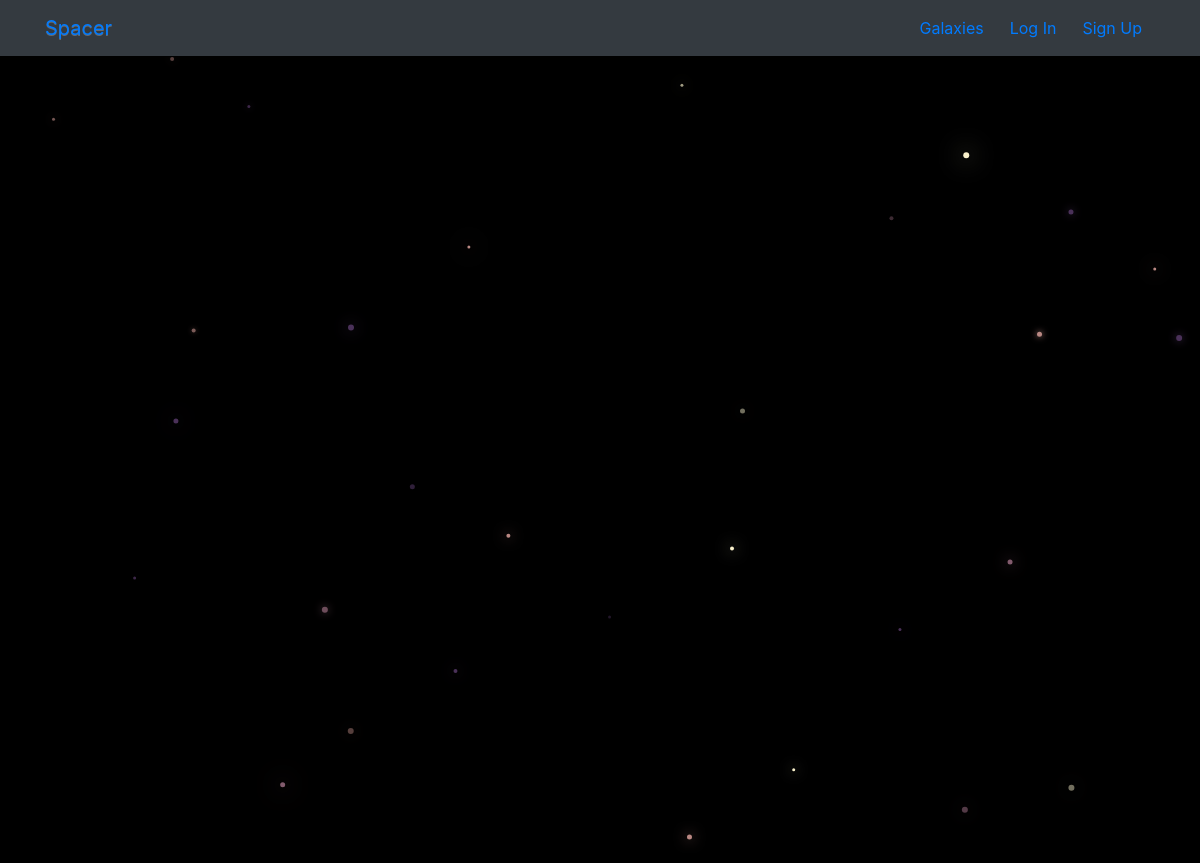
/posts/, run on an earlier commit of the app's database.
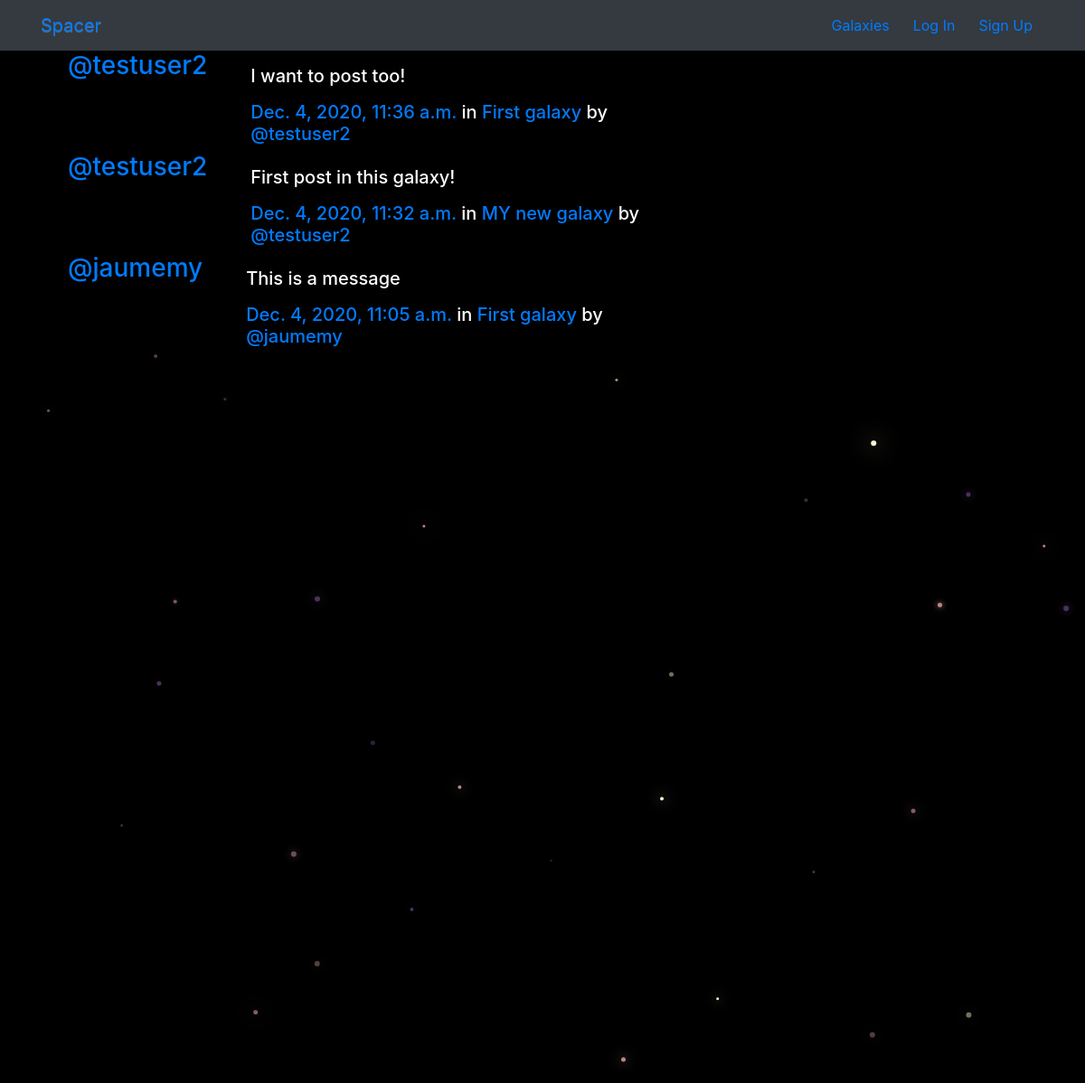
And on a later commit of the database.
### posts/models.py (models this page shows, shortened)
class Post(models.Model):
    user = models.ForeignKey(User, related_name='posts', on_delete=models.CASCADE)
    created_at = models.DateTimeField(auto_now=True)
    message = models.TextField()
    message_html = models.TextField(editable=False)
    galaxy = models.ForeignKey(Galaxy, related_name="posts", null=True, blank=True, on_delete=models.CASCADE)
    class Meta:
        ordering = ["-created_at"]
        unique_together = ["user", "message"]

### galaxies/models.py (models this page shows, shortened)
class Galaxy(models.Model):
    name = models.CharField(max_length=64, unique=True)
    slug = models.SlugField(allow_unicode=True, unique=True)
    description = models.TextField(blank=True, default='')
    description_html = models.TextField(editable=False, default='', blank=True)
    members = models.ManyToManyField(User, through="GalaxyMember")
    class Meta:
        ordering = ["name"]

### posts/views.py (the view)
# urls.py: path('', views.PostList.as_view(), name ="all"),
class PostList(SelectRelatedMixin, generic.ListView):
    model = models.Post
    select_related = ("user", "galaxy")

### posts/templates/posts/post_list.html (shortened to what this page needs)
{% extends "posts/post_base.html" %}
{% block post_content %}
  <div class="col-md-8">
    {% for post in post_list  %}
      {% include "posts/_post.html" %}
    {% endfor %}
  </div>
{% endblock %}

### posts/templates/posts/_post.html (shortened to what this page needs)
<div class="media">
  <h3 class="mr-5"><a href="{% url 'posts:for_user' username=post.user.username %}">@{{post.user.username}}</a></h3>
  <div class="media-body">
    <h5>{{post.message_html|safe}}
      <time class='time'><a href="{% url 'posts:single' username=post.user.username pk=post.pk %}">{{post.created_at}}</a></time>
      {% if post.galaxy %}
        <span class="galaxy-name">in <a href="#">{{post.galaxy.name}}</a> by <a href="{% url 'posts:for_user' username=post.user.username %}">@{{post.user.username}}</a></span>
      {% endif %}
    </h5>
  </div>
</div>

What changed in the data, as far as the page shows it:
added Post: user.username "testuser2", message_html "I want to post too!", created_at "Dec. 4, 2020, 11:36 a.m.", galaxy.name "First galaxy"
added Post: user.username "testuser2", message_html "First post in this galaxy!", created_at "Dec. 4, 2020, 11:32 a.m.", galaxy.name "MY new galaxy"
added Post: user.username "jaumemy", message_html "This is a message", created_at "Dec. 4, 2020, 11:05 a.m.", galaxy.name "First galaxy"
